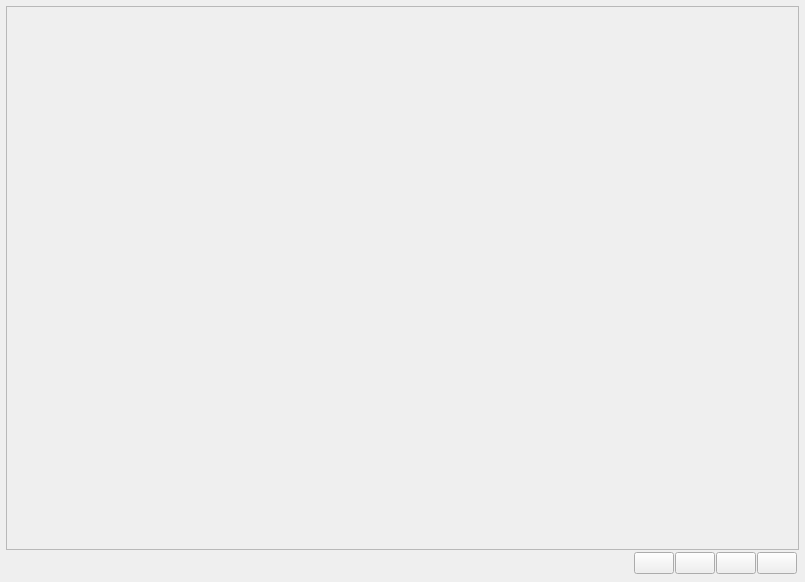
<?xml version="1.0" encoding="UTF-8"?>
<ui version="4.0">
 <class>mainWidget</class>
 <widget class="QWidget" name="mainWidget">
  <property name="geometry">
   <rect>
    <x>0</x>
    <y>0</y>
    <width>805</width>
    <height>582</height>
   </rect>
  </property>
  <property name="windowTitle">
   <string>Frame</string>
  </property>
  <layout class="QVBoxLayout" name="verticalLayout">
   <property name="spacing">
    <number>0</number>
   </property>
   <property name="leftMargin">
    <number>6</number>
   </property>
   <property name="topMargin">
    <number>6</number>
   </property>
   <property name="rightMargin">
    <number>6</number>
   </property>
   <property name="bottomMargin">
    <number>6</number>
   </property>
   <item>
    <widget class="QScrollArea" name="layersScrollArea">
     <property name="widgetResizable">
      <bool>true</bool>
     </property>
     <widget class="QWidget" name="scrollAreaWidgetContents">
      <property name="geometry">
       <rect>
        <x>0</x>
        <y>0</y>
        <width>791</width>
        <height>538</height>
       </rect>
      </property>
     </widget>
    </widget>
   </item>
   <item>
    <widget class="QFrame" name="toolbar">
     <property name="frameShape">
      <enum>QFrame::NoFrame</enum>
     </property>
     <property name="frameShadow">
      <enum>QFrame::Raised</enum>
     </property>
     <layout class="QHBoxLayout" name="horizontalLayout">
      <property name="spacing">
       <number>1</number>
      </property>
      <property name="leftMargin">
       <number>2</number>
      </property>
      <property name="topMargin">
       <number>2</number>
      </property>
      <property name="rightMargin">
       <number>2</number>
      </property>
      <property name="bottomMargin">
       <number>2</number>
      </property>
      <item>
       <spacer name="horizontalSpacer">
        <property name="orientation">
         <enum>Qt::Horizontal</enum>
        </property>
        <property name="sizeHint" stdset="0">
         <size>
          <width>40</width>
          <height>20</height>
         </size>
        </property>
       </spacer>
      </item>
      <item>
       <widget class="QPushButton" name="upBtn">
        <property name="text">
         <string/>
        </property>
        <property name="icon">
         <iconset resource="resources.qrc">
          <normaloff>:/resources/up.png</normaloff>:/resources/up.png</iconset>
        </property>
       </widget>
      </item>
      <item>
       <widget class="QPushButton" name="downBtn">
        <property name="text">
         <string/>
        </property>
        <property name="icon">
         <iconset resource="resources.qrc">
          <normaloff>:/resources/down.png</normaloff>:/resources/down.png</iconset>
        </property>
       </widget>
      </item>
      <item>
       <widget class="QPushButton" name="addLayerBtn">
        <property name="toolTip">
         <string>Add a new layer on top of the others</string>
        </property>
        <property name="text">
         <string/>
        </property>
        <property name="icon">
         <iconset resource="resources.qrc">
          <normaloff>:/resources/layer.png</normaloff>:/resources/layer.png</iconset>
        </property>
        <property name="iconSize">
         <size>
          <width>20</width>
          <height>20</height>
         </size>
        </property>
        <property name="flat">
         <bool>false</bool>
        </property>
       </widget>
      </item>
      <item>
       <widget class="QPushButton" name="deleteLayerBtn">
        <property name="toolTip">
         <string>Delete the selected layer</string>
        </property>
        <property name="text">
         <string/>
        </property>
        <property name="icon">
         <iconset resource="resources.qrc">
          <normaloff>:/resources/delete.png</normaloff>:/resources/delete.png</iconset>
        </property>
        <property name="iconSize">
         <size>
          <width>20</width>
          <height>20</height>
         </size>
        </property>
        <property name="flat">
         <bool>false</bool>
        </property>
       </widget>
      </item>
     </layout>
    </widget>
   </item>
  </layout>
 </widget>
 <resources>
  <include location="resources.qrc"/>
 </resources>
 <connections/>
</ui>
